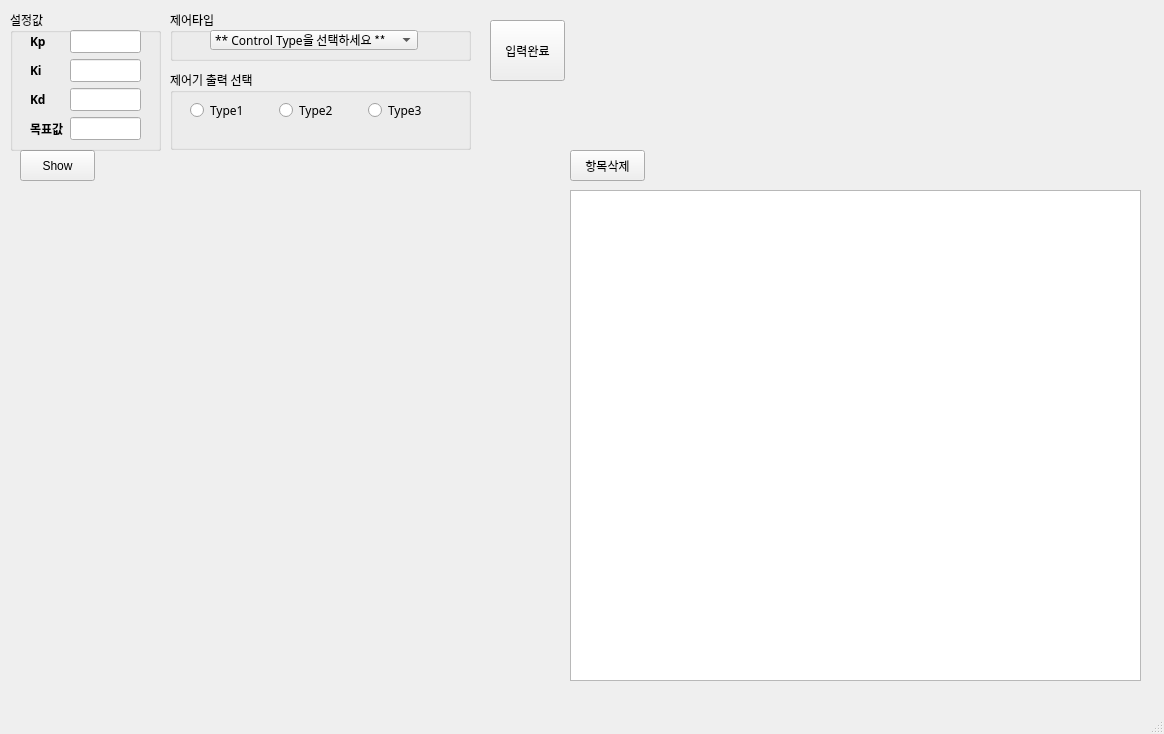
<?xml version="1.0" encoding="UTF-8"?>
<ui version="4.0">
 <class>MainWindow</class>
 <widget class="QMainWindow" name="MainWindow">
  <property name="geometry">
   <rect>
    <x>0</x>
    <y>0</y>
    <width>1164</width>
    <height>734</height>
   </rect>
  </property>
  <property name="windowTitle">
   <string>MainWindow</string>
  </property>
  <widget class="QWidget" name="centralwidget">
   <widget class="QWidget" name="verticalLayoutWidget">
    <property name="geometry">
     <rect>
      <x>20</x>
      <y>190</y>
      <width>541</width>
      <height>491</height>
     </rect>
    </property>
    <layout class="QVBoxLayout" name="graph"/>
   </widget>
   <widget class="QPushButton" name="pid_input">
    <property name="geometry">
     <rect>
      <x>490</x>
      <y>20</y>
      <width>75</width>
      <height>61</height>
     </rect>
    </property>
    <property name="text">
     <string>입력완료</string>
    </property>
   </widget>
   <widget class="QPushButton" name="pb_show">
    <property name="geometry">
     <rect>
      <x>20</x>
      <y>150</y>
      <width>75</width>
      <height>31</height>
     </rect>
    </property>
    <property name="text">
     <string>Show</string>
    </property>
   </widget>
   <widget class="QTextEdit" name="textEdit">
    <property name="geometry">
     <rect>
      <x>570</x>
      <y>190</y>
      <width>571</width>
      <height>491</height>
     </rect>
    </property>
   </widget>
   <widget class="QPushButton" name="pb_textClear">
    <property name="geometry">
     <rect>
      <x>570</x>
      <y>150</y>
      <width>75</width>
      <height>31</height>
     </rect>
    </property>
    <property name="text">
     <string>항목삭제</string>
    </property>
   </widget>
   <widget class="QGroupBox" name="groupBox">
    <property name="geometry">
     <rect>
      <x>10</x>
      <y>10</y>
      <width>151</width>
      <height>141</height>
     </rect>
    </property>
    <property name="font">
     <font>
      <family>에스코어 드림 9 Black</family>
     </font>
    </property>
    <property name="title">
     <string>설정값</string>
    </property>
    <widget class="QWidget" name="formLayoutWidget_3">
     <property name="geometry">
      <rect>
       <x>10</x>
       <y>10</y>
       <width>131</width>
       <height>130</height>
      </rect>
     </property>
     <layout class="QFormLayout" name="formLayout_3">
      <property name="leftMargin">
       <number>10</number>
      </property>
      <property name="topMargin">
       <number>10</number>
      </property>
      <property name="rightMargin">
       <number>10</number>
      </property>
      <property name="bottomMargin">
       <number>10</number>
      </property>
      <item row="0" column="0">
       <widget class="QLabel" name="label_11">
        <property name="font">
         <font>
          <family>에스코어 드림 7 ExtraBold</family>
          <weight>75</weight>
          <bold>true</bold>
         </font>
        </property>
        <property name="text">
         <string>Kp</string>
        </property>
       </widget>
      </item>
      <item row="1" column="0">
       <widget class="QLabel" name="label_12">
        <property name="font">
         <font>
          <family>에스코어 드림 7 ExtraBold</family>
          <weight>75</weight>
          <bold>true</bold>
         </font>
        </property>
        <property name="text">
         <string>Ki</string>
        </property>
       </widget>
      </item>
      <item row="2" column="0">
       <widget class="QLabel" name="label_13">
        <property name="font">
         <font>
          <family>에스코어 드림 7 ExtraBold</family>
          <weight>75</weight>
          <bold>true</bold>
         </font>
        </property>
        <property name="text">
         <string>Kd</string>
        </property>
       </widget>
      </item>
      <item row="0" column="1">
       <widget class="QLineEdit" name="kp_input"/>
      </item>
      <item row="1" column="1">
       <widget class="QLineEdit" name="ki_input"/>
      </item>
      <item row="2" column="1">
       <widget class="QLineEdit" name="kd_input"/>
      </item>
      <item row="3" column="0">
       <widget class="QLabel" name="label_14">
        <property name="font">
         <font>
          <family>에스코어 드림 7 ExtraBold</family>
          <weight>75</weight>
          <bold>true</bold>
         </font>
        </property>
        <property name="text">
         <string>목표값</string>
        </property>
       </widget>
      </item>
      <item row="3" column="1">
       <widget class="QLineEdit" name="sp_input"/>
      </item>
     </layout>
    </widget>
   </widget>
   <widget class="QGroupBox" name="groupBox_2">
    <property name="geometry">
     <rect>
      <x>170</x>
      <y>10</y>
      <width>301</width>
      <height>51</height>
     </rect>
    </property>
    <property name="font">
     <font>
      <family>에스코어 드림 9 Black</family>
      <weight>50</weight>
      <bold>false</bold>
     </font>
    </property>
    <property name="title">
     <string>제어타입</string>
    </property>
    <widget class="QComboBox" name="cmb_contType">
     <property name="geometry">
      <rect>
       <x>40</x>
       <y>20</y>
       <width>208</width>
       <height>20</height>
      </rect>
     </property>
     <property name="font">
      <font>
       <family>에스코어 드림 1 Thin</family>
      </font>
     </property>
     <item>
      <property name="text">
       <string>** Control Type을 선택하세요 **</string>
      </property>
     </item>
     <item>
      <property name="text">
       <string>1. Velocity Control Type</string>
      </property>
     </item>
     <item>
      <property name="text">
       <string>2. Position Control Type</string>
      </property>
     </item>
    </widget>
   </widget>
   <widget class="QGroupBox" name="groupBox_3">
    <property name="geometry">
     <rect>
      <x>170</x>
      <y>70</y>
      <width>301</width>
      <height>80</height>
     </rect>
    </property>
    <property name="font">
     <font>
      <family>에스코어 드림 9 Black</family>
     </font>
    </property>
    <property name="title">
     <string>제어기 출력 선택</string>
    </property>
    <widget class="QWidget" name="horizontalLayoutWidget_2">
     <property name="geometry">
      <rect>
       <x>10</x>
       <y>20</y>
       <width>281</width>
       <height>41</height>
      </rect>
     </property>
     <layout class="QHBoxLayout" name="horizontalLayout_2">
      <property name="leftMargin">
       <number>10</number>
      </property>
      <property name="topMargin">
       <number>10</number>
      </property>
      <property name="rightMargin">
       <number>10</number>
      </property>
      <property name="bottomMargin">
       <number>10</number>
      </property>
      <item>
       <widget class="QRadioButton" name="rb_type1">
        <property name="font">
         <font>
          <family>에스코어 드림 9 Black</family>
         </font>
        </property>
        <property name="text">
         <string>Type1</string>
        </property>
       </widget>
      </item>
      <item>
       <widget class="QRadioButton" name="rb_type2">
        <property name="font">
         <font>
          <family>에스코어 드림 9 Black</family>
         </font>
        </property>
        <property name="text">
         <string>Type2</string>
        </property>
       </widget>
      </item>
      <item>
       <widget class="QRadioButton" name="rb_type3">
        <property name="font">
         <font>
          <family>에스코어 드림 9 Black</family>
         </font>
        </property>
        <property name="text">
         <string>Type3</string>
        </property>
       </widget>
      </item>
     </layout>
    </widget>
   </widget>
  </widget>
  <widget class="QMenuBar" name="menubar">
   <property name="geometry">
    <rect>
     <x>0</x>
     <y>0</y>
     <width>1164</width>
     <height>21</height>
    </rect>
   </property>
  </widget>
  <widget class="QStatusBar" name="statusbar"/>
 </widget>
 <resources/>
 <connections/>
</ui>
